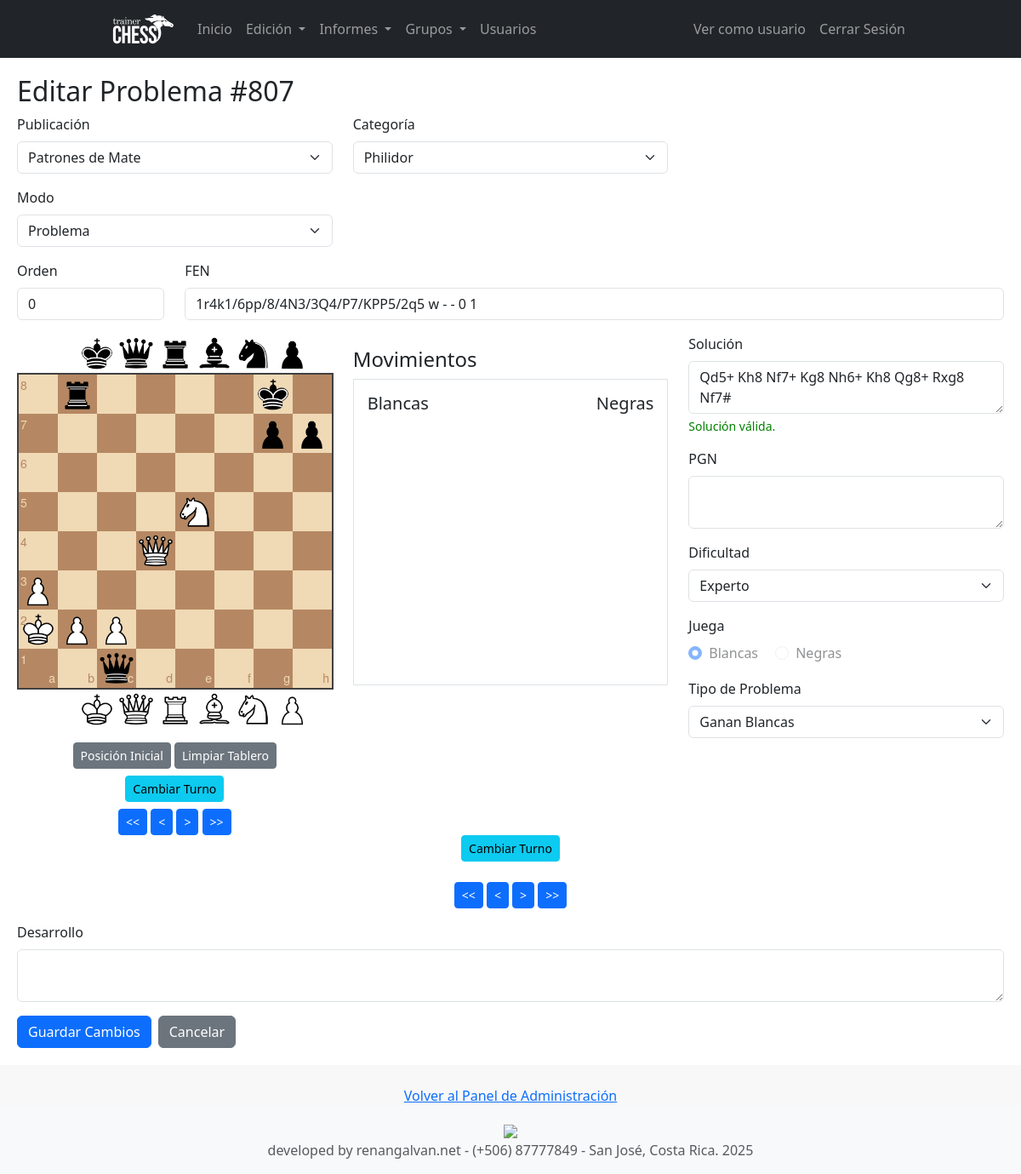
Page /admin/editar_problema.php?id=807 (signed in) on the committed database.
### tables this page shows
CREATE TABLE `categorias` (
  `id_categorias` int(11) NOT NULL,
  `id_publicacion` int(11) NOT NULL,
  `nombre_categoria` varchar(255) NOT NULL,
  `fecha_creacion` timestamp NOT NULL DEFAULT current_timestamp(),
  `imagen_categoria` varchar(255) DEFAULT NULL,
  `imagen_insignia` varchar(255) DEFAULT NULL,
  `estado` tinyint(1) NOT NULL DEFAULT 0 COMMENT '0: inactivo, 1: activo'
);

CREATE TABLE `publicacion` (
  `id_publicacion` int(11) NOT NULL,
  `titulo` varchar(255) NOT NULL,
  `descripcion` text DEFAULT NULL,
  `tipo` enum('Estudio','Problema') NOT NULL DEFAULT 'Problema',
  `imagen_publicacion` varchar(255) DEFAULT NULL,
  `fecha_creacion` timestamp NOT NULL DEFAULT current_timestamp(),
  `estado` varchar(20) NOT NULL DEFAULT 'activo',
  `orden` int(11) NOT NULL DEFAULT 0
);

CREATE TABLE `problemas` (
  `id_problemas` int(11) NOT NULL,
  `id_categorias` int(11) NOT NULL,
  `numero` int(11) NOT NULL DEFAULT 0,
  `fen` text NOT NULL,
  `solucion` varchar(255) NOT NULL,
  `pgn` text DEFAULT NULL,
  `dificultad` enum('Fácil','Intermedio','Difícil','Experto') NOT NULL,
  `juega` enum('blancas','negras') NOT NULL,
  `tipo_problema` enum('Mate en 1','Mate en 2','Mate en 3','Mate en 4','Mate en 5','Mate en 6','Mate en 7','Mate en 8','Ganan Blancas','Ganan Negras') NOT NULL,
  `desarrollo` text DEFAULT NULL,
  `creado_por_id_usuario` int(11) DEFAULT NULL,
  `fecha_creacion` timestamp NOT NULL DEFAULT current_timestamp(),
  `modo` enum('problema','estudio') NOT NULL DEFAULT 'problema',
  `variante_nombre` varchar(255) DEFAULT NULL,
  `orden` int(11) NOT NULL DEFAULT 0
);

### admin/editar_problema.php (the view, shortened to what this page needs)
<?php
require_once 'includes/header.php';
$problema = null;
$id_problema = $_GET['id'] ?? null;
$sql_problema = "SELECT * FROM problemas WHERE id_problemas = ?";
if ($stmt = $conn->prepare($sql_problema)) {
    $stmt->bind_param("i", $id_problema);
    $stmt->execute();
    $result = $stmt->get_result();
    if ($result->num_rows === 1) {
        $problema = $result->fetch_assoc();
    } else {
        $_SESSION['error'] = "No se encontró el problema especificado.";
        header("location: anadir_problema.php");
        exit;
    }
}
$id_publicacion_actual = null;
if (isset($problema['id_categorias'])) {
    $sql_pub_cat = "SELECT id_publicacion FROM categorias WHERE id_categorias = ?";
    if ($stmt_pub_cat = $conn->prepare($sql_pub_cat)) {
        $stmt_pub_cat->bind_param("i", $problema['id_categorias']);
        $stmt_pub_cat->execute();
        $stmt_pub_cat->bind_result($id_publicacion_actual);
    }
}
$publicaciones = [];
$sql_publicaciones = "SELECT id_publicacion, titulo FROM publicacion ORDER BY titulo";
$result_publicaciones = $conn->query($sql_publicaciones);
if ($result_publicaciones->num_rows > 0) {
    while($row = $result_publicaciones->fetch_assoc()) {
        $publicaciones[] = $row;
    }
}
?>
    <main class="main-content">
        <h2>Editar Problema #<?php echo htmlspecialchars($id_problema); ?></h2>
        <link rel="stylesheet" href="../css/chessboard-1.0.0.min.css">
        <form action="editar_problema.php?id=<?php echo $id_problema; ?>" method="post">
            <div class="row mb-3">
                <div class="col-md-4">
                    <label for="id_publicacion" class="form-label">Publicación</label>
                    <select id="id_publicacion" name="id_publicacion" class="form-select" required>
                        <?php foreach ($publicaciones as $pub): ?>
                            <option value="<?php echo $pub['id_publicacion']; ?>" <?php echo ($id_publicacion_actual == $pub['id_publicacion']) ? 'selected' : ''; ?>>
                                <?php echo htmlspecialchars($pub['titulo']); ?>
                            </option>
                        <?php endforeach; ?>
                    </select>
                </div>
                <div class="col-md-4">
                    <label for="id_categorias" class="form-label">Categoría</label>
                    <select id="id_categorias" name="id_categorias" class="form-select" required>
                        <option value="">Selecciona una categoría</option>
                    </select>
                </div>
            </div>
            <div class="row mb-3">
                <div class="col-md-4">
                    <label for="modo" class="form-label">Modo</label>
                    <select name="modo" id="modo" class="form-select" required>
                        <option value="problema" <?php echo (($problema['modo'] ?? '') == 'problema') ? 'selected' : ''; ?>>Problema</option>
                    </select>
                </div>
            </div>
            <div class="row mb-3">
                <div class="col-md-2" id="orden_wrapper">
                    <label for="orden" class="form-label">Orden</label>
                    <input type="number" name="orden" id="orden" class="form-control" value="<?php echo htmlspecialchars($problema['orden'] ?? '0'); ?>">
                </div>
                <div class="col-md-10">
                    <label for="fen" class="form-label">FEN</label>
                    <input type="text" name="fen" id="fen" value="<?php echo htmlspecialchars($problema['fen'] ?? ''); ?>" class="form-control" required>
                </div>
            </div>
            <div class="row align-items-start">
                <div class="col-md-4">
                    <div id="board"></div>
                    <div class="text-center mt-3">
                        <button type="button" id="startBtn" class="btn btn-secondary btn-sm">Posición Inicial</button>
                        <button type="button" id="clearBtn" class="btn btn-secondary btn-sm">Limpiar Tablero</button>
                        <div class="mt-2">
                            <button type="button" id="toggleTurnBtn" class="btn btn-info btn-sm">Cambiar Turno</button>
                        </div>
                        <div class="mt-2">
                            <button type="button" id="pgn-first" class="btn btn-primary btn-sm"><<</button>
                            <button type="button" id="pgn-prev" class="btn btn-primary btn-sm"><</button>
                            <button type="button" id="pgn-next" class="btn btn-primary btn-sm">></button>
                            <button type="button" id="pgn-last" class="btn btn-primary btn-sm">>></button>
                        </div>
                    </div>
                </div>
                <div id="pgn-container" class="col-md-4 mt-3">
                    <h4>Movimientos</h4>
                    <div id="pgn-moves" class="border p-3 bg-white" style="height: 360px; overflow-y: auto;">
                        <div class="d-flex justify-content-between">
                            <h5 class="text-center">Blancas</h5>
                            <h5 class="text-center">Negras</h5>
                        </div>
                    </div>
                </div>
                <div class="col-md-4">
                    <div class="mb-3">
                        <label for="solucion" class="form-label">Solución</label>
                        <textarea name="solucion" id="solucion" class="form-control" required><?php echo htmlspecialchars($problema['solucion'] ?? ''); ?></textarea>
                        <div id="solucion-feedback" class="form-text"></div>
                    </div>
                    <div class="mb-3">
                        <label for="pgn" class="form-label">PGN</label>
                        <textarea name="pgn" id="pgn" class="form-control"><?php echo htmlspecialchars($problema['pgn'] ?? ''); ?></textarea>
                    </div>
                    <div class="mb-3">
                        <label for="dificultad" class="form-label">Dificultad</label>
                        <select name="dificultad" id="dificultad" class="form-select" required>
                            <option value="Experto" <?php echo (($problema['dificultad'] ?? '') == 'Experto') ? 'selected' : ''; ?>>Experto</option>
                        </select>
                    </div>
                    <div class="mb-3">
                        <label class="form-label">Juega</label>
                        <div>
                            <div class="form-check form-check-inline">
                                <input class="form-check-input" type="radio" name="juega_radio" id="juega_blancas" value="w" <?php echo (($problema['juega'] ?? '') == 'w') ? 'checked' : ''; ?> disabled="true">
                                <label class="form-check-label" for="juega_blancas">Blancas</label>
                            </div>
                            <div class="form-check form-check-inline">
                                <input class="form-check-input" type="radio" name="juega_radio" id="juega_negras" value="b" <?php echo (($problema['juega'] ?? '') == 'b') ? 'checked' : ''; ?> disabled="true">
                                <label class="form-check-label" for="juega_negras">Negras</label>
                            </div>
                        </div>
                    </div>
                    <div class="mb-3">
                        <label for="tipo_problema" class="form-label">Tipo de Problema</label>
                        <select name="tipo_problema" id="tipo_problema" class="form-select" required>
                            <option value="Ganan Blancas" <?php echo (($problema['tipo_problema'] ?? '') == 'Ganan Blancas') ? 'selected' : ''; ?>>Ganan Blancas</option>
                        </select>
                    </div>
                </div>
            </div>
            <div class="text-center mb-3">
                <button type="button" id="toggleTurnBtn" class="btn btn-info btn-sm">Cambiar Turno</button>
                <br><br>
                <button type="button" id="pgn-first" class="btn btn-primary btn-sm"><<</button>
                <button type="button" id="pgn-prev" class="btn btn-primary btn-sm"><</button>
                <button type="button" id="pgn-next" class="btn btn-primary btn-sm">></button>
                <button type="button" id="pgn-last" class="btn btn-primary btn-sm">>></button>
            </div>
            <div class="mb-3">
                <label for="desarrollo" class="form-label">Desarrollo</label>
                <textarea name="desarrollo" id="desarrollo" class="form-control"><?php echo htmlspecialchars($problema['desarrollo'] ?? ''); ?></textarea>
            </div>
            <div class="d-grid gap-2 d-md-flex justify-content-md-start">
                <button type="submit" class="btn btn-primary">Guardar Cambios</button>
                <a href="anadir_problema.php" class="btn btn-secondary">Cancelar</a>
            </div>
        </form>
    </main>
<?php require_once 'includes/footer.php'; ?>

### css/style.css (style rules this page uses)
main { flex: 1; padding: 20px; }
#board { width: 100% !important; touch-action: none; margin-top: 0; margin: 0 auto; }
.main-content { flex-grow: 1; background-color: #fff; */ }

### admin/editar_problema.php (style rules this page uses)
#board { width: 100%; max-width: 100%; margin: 0 auto; }

### rows in the picture
categorias: id_publicacion "Patrones de Mate"
problemas: modo "Problema", orden "0", fen "1r4k1/6pp/8/4N3/3Q4/P7/KPP5/2q5 w - - 0 1", solucion "Qd5+ Kh8 Nf7+ Kg8 Nh6+ Kh8 Qg8+ Rxg8 Nf7#", dificultad "Experto", juega "☑ Blancas", juega "☐ Negras", tipo_problema "Ganan Blancas"

### other values in the picture
$id_problema "807"
